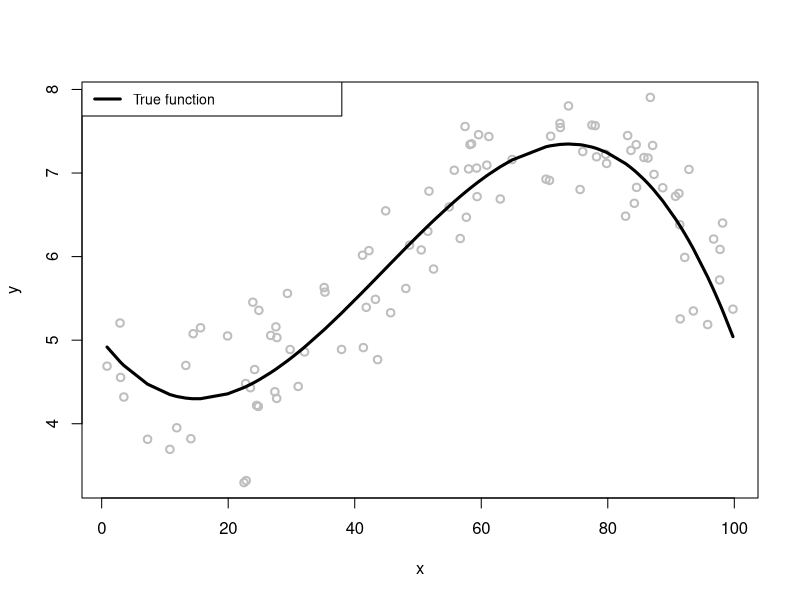
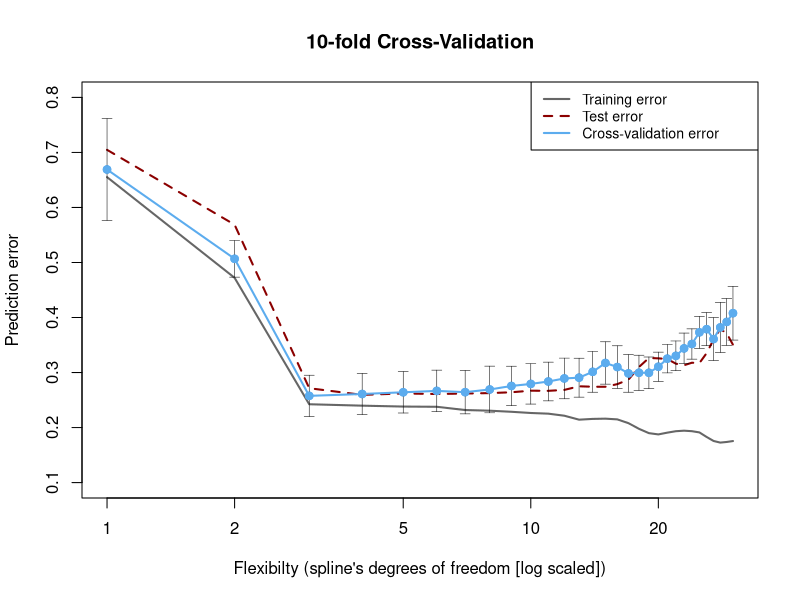

Write the R code that produced these figures, in order.
## ---- chunk 1
#rm(list=ls())
# Generate the training and test samples
seed <- 1809
set.seed(seed)
gen_data <- function(n, beta, sigma_eps) {
  eps <- rnorm(n, 0, sigma_eps)##observation error #generate data from norm distribution N(0,sigma_eps)
  x <- sort(runif(n, 0, 100))##generate data from uniform distribution U(0,100)
  X <- cbind(1, poly(x, degree = (length(beta) - 1), raw = TRUE))##Orthogonal Polynomials
  y <- as.numeric(X %*% beta + eps)
  
  return(data.frame(x = x, y = y))
}
# Fit the models
require(splines)
n_rep <- 100
n_df <- 30
df <- 1:n_df
beta <- c(5, -0.1, 0.004, -3e-05)
sigma_eps <- 0.5

##R code-crossvalidation
set.seed(seed)
n_train <- 100
xy <- gen_data(n_train, beta, sigma_eps)
x <- xy$x
y <- xy$y
X <- cbind(1, poly(x, degree = (length(beta) - 1), raw = TRUE))
plot(y ~ x, col = "gray", lwd = 2)
lines(x, X %*% beta, lwd = 3, col = "black")
legend(x = "topleft", legend = c("True function"), lwd = 3, col = "black", text.width = 32, cex = 0.85)
fitted_models <- apply(t(df), 2, function(degf) lm(y ~ ns(x, df = degf)))##fit a natural spline
mse <- sapply(fitted_models, function(obj) deviance(obj)/nobs(obj))

n_test <- 10000
xy_test <- gen_data(n_test, beta, sigma_eps)
pred <- mapply(function(obj, degf) predict(obj, data.frame(x = xy_test$x)), fitted_models, df)
te <- sapply(as.list(data.frame(pred)), function(y_hat) mean((xy_test$y - y_hat)^2))

n_folds <- 10
folds_i <- sample(rep(1:n_folds, length.out = n_train))# devide tranining data into k folds
cv_tmp <- matrix(NA, nrow = n_folds, ncol = length(df))
for (k in 1:n_folds) {
  test_i <- which(folds_i == k)
  train_xy <- xy[-test_i, ]#traning data except row test_i
  test_xy <- xy[test_i, ]##test model using row test_i
  x <- train_xy$x
  y <- train_xy$y
  #for each order(df), estimate the coefficients of the model
  fitted_models <- apply(t(df), 2, function(degf) lm(y ~ ns(x, df = degf)))
  x <- test_xy$x
  y <- test_xy$y
  pred <- mapply(function(obj, degf) predict(obj, data.frame(ns(x, df = degf))), 
                 fitted_models, df)
  cv_tmp[k, ] <- sapply(as.list(data.frame(pred)), function(y_hat) mean((y - 
                                                                           y_hat)^2))
}
cv <- colMeans(cv_tmp)

library(Hmisc)

plot(df, mse, type = "l", lwd = 2, col = gray(0.4), ylab = "Prediction error", 
     xlab = "Flexibilty (spline's degrees of freedom [log scaled])", main = paste0(n_folds, 
                                                                                   "-fold Cross-Validation"), ylim = c(0.1, 0.8), log = "x")
lines(df, te, lwd = 2, col = "darkred", lty = 2)
cv_sd <- apply(cv_tmp, 2, sd)/sqrt(n_folds)
errbar(df, cv, cv + cv_sd, cv - cv_sd, add = TRUE, col = "steelblue2", pch = 19, 
       lwd = 0.5)
lines(df, cv, lwd = 2, col = "steelblue2")
points(df, cv, col = "steelblue2", pch = 19)
legend(x = "topright", legend = c("Training error", "Test error", "Cross-validation error"), 
       lty = c(1, 2, 1), lwd = rep(2, 3), col = c(gray(0.4), "darkred", "steelblue2"), 
       text.width = 0.4, cex = 0.85)
